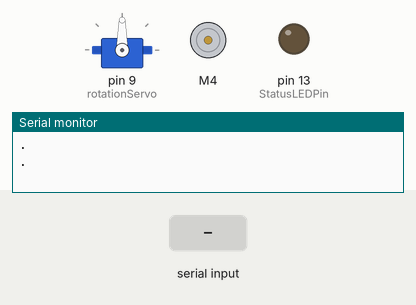
The sketch below on a simulated Arduino Uno, built with avr-gcc and run on an emulated ATmega328P. Parts: servo, DC motor (green arrow = forward, orange = backward, longer = faster), output pins drawn as LEDs (lit = HIGH), the last lines printed to the serial monitor. The inputs (shaded band) are chosen by the test bench.

Above: at 2.0 s.
2.1 s: "F90\n" received over the second serial link
At 3.05 s:
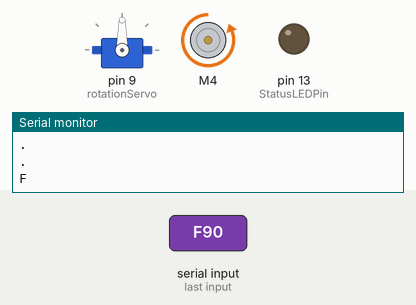
4.6 s: "O90\n" received over the second serial link
At 6.2 s:
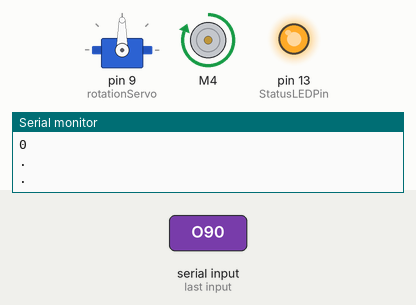
6.6 s: "F" received over the second serial link
At 8.4 s:
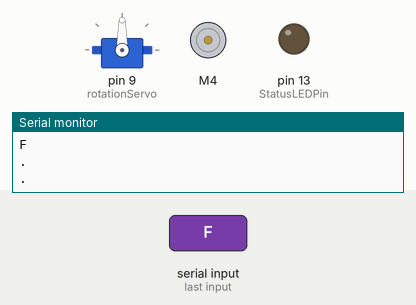
8.7 s: "O" received over the second serial link
At 10.1 s:
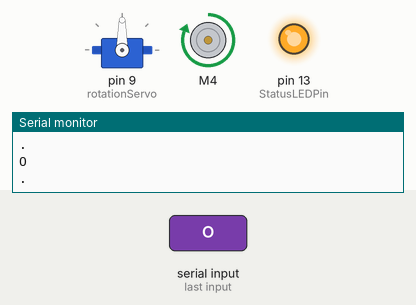
Timing chart, 0 to 11.7 s (numbered marks = the images above; inputs shaded):
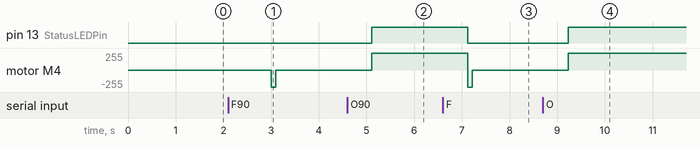

Measured:
- after the input at 2.1 s, motor M4: stopped → backward 255/255 after 0.90 s, → stopped 0.10 s later
- after the input at 4.6 s, pin 13 (StatusLEDPin): LOW → HIGH after 0.51 s; motor M4: stopped → forward 255/255 after 0.51 s
- after the input at 6.6 s, pin 13 (StatusLEDPin): HIGH → LOW after 0.52 s; motor M4: forward 255/255 → backward 255/255 after 0.52 s, → stopped 0.10 s later
- after the input at 8.7 s, pin 13 (StatusLEDPin): LOW → HIGH after 0.53 s; motor M4: stopped → forward 255/255 after 0.53 s

The sketch:

Magnet.ino
```cpp
#include <AFMotor.h>
#include <SoftwareSerial.h>
#include <Servo.h>

AF_DCMotor motor(4); //Magnet Coil

SoftwareSerial XbeeSerial(3, 2); // RX, TX for Xbee
char inputChar;
int StatusLEDPin = 13;

Servo rotationServo;
int rotPos = 90;

unsigned long now = 0;
unsigned long timeLastServo = 0;

void setup() {
  pinMode(StatusLEDPin, OUTPUT);
  digitalWrite(StatusLEDPin, LOW);

  Serial.begin(9600);  // Serial Connection to RFID reader

  XbeeSerial.begin(19200); // Serial Connection to Xbee

  rotationServo.attach(9);

  // Set 'motor' speed. AKA magnet signal strength and turn it off
  motor.setSpeed(255);
  motor.run(RELEASE);
}

void loop() {
  Serial.println(".");  //I'm alive
  delay(1000);

  now = millis();

  //If exists read command character from Xbee
  while(XbeeSerial.available()){
    inputChar = XbeeSerial.read();
    Serial.println(inputChar);
    switch(inputChar){

      case 'F': //Magnet off
      case 'f':
        magnet_off();
        break;

      case 'O': //Magnet on
      case 'o':
        magnet_on();
        break;
    }
  }


  //Read from RFID reader (ID-12)
  byte i = 0;
  byte val = 0;
  byte code[6];
  byte checksum = 0;
  byte bytesread = 0;
  byte tempbyte = 0;

  if(Serial.available() > 0) {
    if((val = Serial.read()) == 2) {                  // check for header
      bytesread = 0;
      while (bytesread < 12) {                        // read 10 digit code + 2 digit checksum
        if( Serial.available() > 0) {
          val = Serial.read();
          if((val == 0x0D)||(val == 0x0A)||(val == 0x03)||(val == 0x02)) { // if header or stop bytes before the 10 digit reading
            break;                                    // stop reading
          }

          // Do Ascii/Hex conversion:
          if ((val >= '0') && (val <= '9')) {
            val = val - '0';
          } else if ((val >= 'A') && (val <= 'F')) {
            val = 10 + val - 'A';
          }

          // Every two hex-digits, add byte to code:
          if (bytesread & 1 == 1) {
            // make some space for this hex-digit by
            // shifting the previous hex-digit with 4 bits to the left:
            code[bytesread >> 1] = (val | (tempbyte << 4));

            if (bytesread >> 1 != 5) {                // If we're at the checksum byte,
              checksum ^= code[bytesread >> 1];       // Calculate the checksum... (XOR)
            };
          } else {
            tempbyte = val;                           // Store the first hex digit first...
          };

          bytesread++;                                // ready to read next digit
        }
      }

      // Output to Serial:
      if (bytesread == 12) {                          // if 12 digit read is complete
//        Serial.print("5-byte code: ");
//        for (i=0; i<5; i++) {
//          if (code[i] < 16) Serial.print("0");
//          Serial.print(code[i], HEX);
//          Serial.print(" ");
//        }
//        Serial.println();
//
//        Serial.print("Checksum: ");
//        Serial.print(code[5], HEX);
//        Serial.println(code[5] == checksum ? " -- passed." : " -- error.");
//        Serial.println();
      }

      bytesread = 0;
    }
  }

  if((now - timeLastServo) > 15){
    rotationServo.write(rotPos);
    timeLastServo = now;
  }


  //End of main loop
}


void magnet_on(){
  digitalWrite(StatusLEDPin, HIGH);
  motor.run(FORWARD);
  delay(10);
}

void magnet_off(){
  digitalWrite(StatusLEDPin, LOW);
  motor.run(BACKWARD);
  delay(100);
  motor.run(RELEASE);
  delay(10);
}
```
